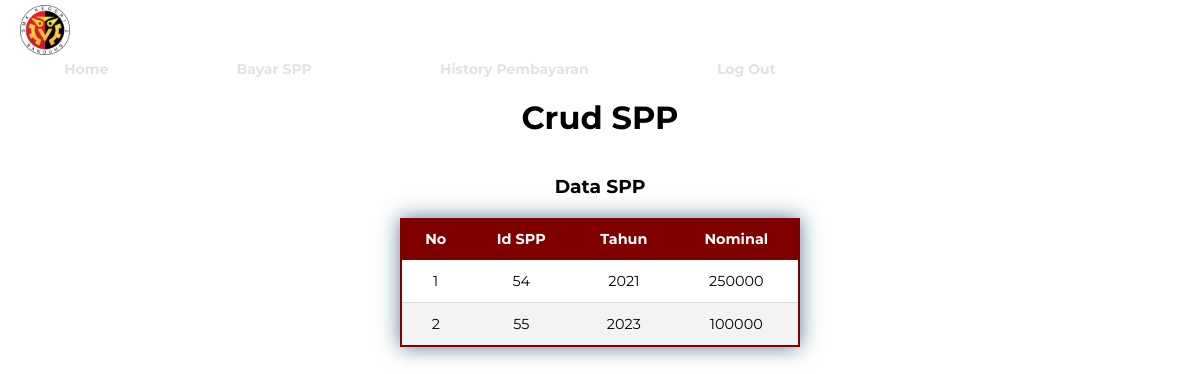
Screenshot of /Uprak/crud_spp/index.php with the database file from the repository.
### tables this page shows
CREATE TABLE `spp` (
  `id_spp` int(11) NOT NULL,
  `tahun` int(11) NOT NULL,
  `nominal` int(11) NOT NULL
);

### Uprak/crud_spp/index.php (the view, shortened to what this page needs)
<!DOCTYPE html>
<html>
<head>
	<link rel="stylesheet" href="../css/style-indexed.css">
	<link rel="stylesheet" href="../css/style.css">
</head>
<body>
<nav>
<a href="#"><img src="../login/img/pngegg.png" class="logo" /></a>
         <ul class="navs-link">
		 <li><a href="../admin-index.php">Home</a></li>
            <li><a href="../bayar_spp/bayar-admin.php" class="button">Bayar SPP</a></li>
            <li><a href="../history_pembayaran/history-admin.php?level=admin" class="button-history">History Pembayaran</a></li>
            <li><a href="../login/login.php" class="button-logout">Log Out</a></li>
        </ul>
</nav>
	<h1 class="judul" align="center">Crud SPP</h1><br><br>
	<h3 align="center">Data SPP</h3>
	<table class="styled-table">
    <thead>
        <tr>
		<th>No</th>
			<th>Id SPP</th>
			<th>Tahun</th>
			<th>Nominal</th>
        </tr>
    </thead>
    <tbody>
	<?php
		$link = mysqli_connect("localhost", "root", "", "uprak");
		$query_mysql = mysqli_query($link, "SELECT * FROM spp");
		$nomor = 1;
		while($data = mysqli_fetch_array($query_mysql)){
		?>
        <tr>
		<td><?php echo $nomor++; ?></td>
			<td><?php echo $data['id_spp']; ?></td>
			<td><?php echo $data['tahun']; ?></td>
			<td><?php echo $data['nominal']; ?></td>
        </tr>
		<?php } ?>
    </tbody>
</table>
</body>
</html>

### Uprak/css/style-indexed.css (style rules this page uses)
* { font-family: "Montserrat", sans-serif; }
.logo { width: 50px; height: 50px; margin-top: 5px; margin-left: 20px; }
.navs-link { display: flex; justify-content: space-around; width: 70%; }
.navs-link li { list-style: none; }
.navs-link a { color: #e2e2e2; text-decoration: none; font-weight: bold; font-size: 14px; }
.navs-link a, .crudli button { transition: 0.3s; }

### Uprak/css/style.css (style rules this page uses)
* { margin: 0px; padding: 0px; box-sizing: border-box; }
.judul { margin-top: 20px; }
.styled-table { border-collapse: collapse; margin-top: 20px; margin-left: auto; margin-right: auto; font-size: 0.9em; font-family: sans-serif; min-width: 400px; box-shadow: 0 0 20px rgba(9, 60, 102, 0.671); }
.styled-table thead tr { background-color: #800000; color: #ffffff; text-align: center; border-left: 2px solid #800000; border-right: 2px solid #800000; }
.styled-table th, .styled-table td { padding: 12px 15px; text-align: center; }
.styled-table tbody tr { border-bottom: 1px solid #dddddd; border-left: 2px solid #800000; border-right: 2px solid #800000; }
.styled-table tbody tr:nth-of-type(even) { background-color: #f3f3f3; }
.styled-table tbody tr:last-of-type { border-bottom: 2px solid #800000; }

### rows the page displays
spp: id_spp "54", tahun "2021", nominal "250000"
spp: id_spp "55", tahun "2023", nominal "100000"
